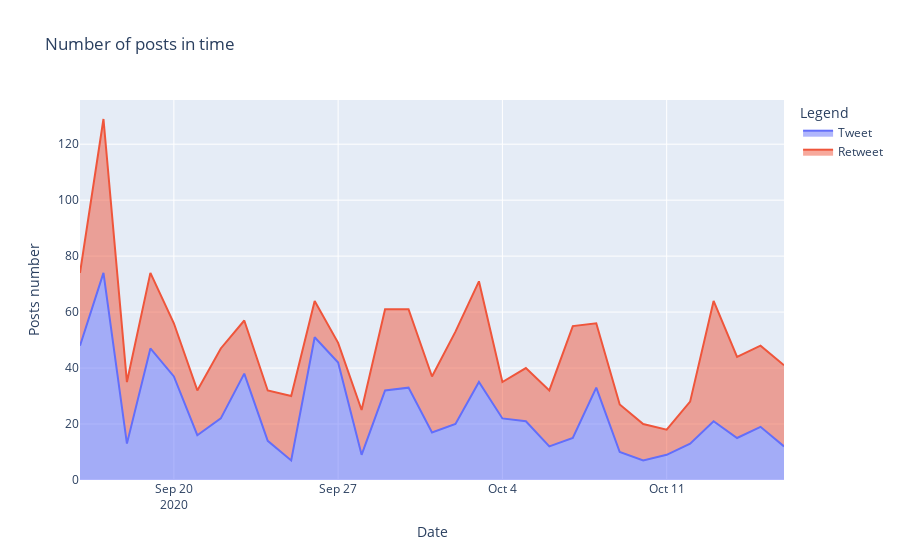

Here is the notebook cell this chart was saved with:
### Markdown cell above
### Number of tweets and retweets in time

### Code cell
data = df[['id', 'date', 'retweet']].groupby(['retweet', 'date']).count().reset_index(inplace=False)
data['retweet'] = data['retweet'].map({
    True: 'Retweet',
    False: 'Tweet'
})
fig = px.area(data, x='date', y="id", color='retweet',
    title='Number of posts in time',
    labels={
        'id': 'Posts number',
        'date': 'Date',
        'retweet': 'Legend'
    })
fig.show()
fig.write_html('./html/posts_num.html')

### Figure 1 — Plotly figure (JSON) as saved in the notebook; plotly's stock layout.template omitted (floating-point values rounded to 4 significant figures)
{"data": [{"hovertemplate": "Legend=Tweet<br>Date=%{x}<br>Posts number=%{y}<extra></extra>", "legendgroup": "Tweet", "line": {"color": "#636efa"}, "mode": "lines", "name": "Tweet", "orientation": "v", "showlegend": true, "stackgroup": "1", "type": "scatter", "x": ["2020-09-16", "2020-09-17", "2020-09-18", "2020-09-19", "2020-09-20", "2020-09-21", "2020-09-22", "2020-09-23", "2020-09-24", "2020-09-25", "2020-09-26", "2020-09-27", "2020-09-28", "2020-09-29", "2020-09-30", "2020-10-01", "2020-10-02", "2020-10-03", "2020-10-04", "2020-10-05", "2020-10-06", "2020-10-07", "2020-10-08", "2020-10-09", "2020-10-10", "2020-10-11", "2020-10-12", "2020-10-13", "2020-10-14", "2020-10-15", "2020-10-16"], "xaxis": "x", "y": [48, 74, 13, 47, 37, 16, 22, 38, 14, 7, 51, 42, 9, 32, 33, 17, 20, 35, 22, 21, 12, 15, 33, 10, 7, 9, 13, 21, 15, 19, 12], "yaxis": "y"}, {"hovertemplate": "Legend=Retweet<br>Date=%{x}<br>Posts number=%{y}<extra></extra>", "legendgroup": "Retweet", "line": {"color": "#EF553B"}, "mode": "lines", "name": "Retweet", "orientation": "v", "showlegend": true, "stackgroup": "1", "type": "scatter", "x": ["2020-09-16", "2020-09-17", "2020-09-18", "2020-09-19", "2020-09-20", "2020-09-21", "2020-09-22", "2020-09-23", "2020-09-24", "2020-09-25", "2020-09-26", "2020-09-27", "2020-09-28", "2020-09-29", "2020-09-30", "2020-10-01", "2020-10-02", "2020-10-03", "2020-10-04", "2020-10-05", "2020-10-06", "2020-10-07", "2020-10-08", "2020-10-09", "2020-10-10", "2020-10-11", "2020-10-12", "2020-10-13", "2020-10-14", "2020-10-15", "2020-10-16"], "xaxis": "x", "y": [26, 55, 22, 27, 19, 16, 25, 19, 18, 23, 13, 7, 16, 29, 28, 20, 33, 36, 13, 19, 20, 40, 23, 17, 13, 9, 15, 43, 29, 29, 29], "yaxis": "y"}], "layout": {"legend": {"title": {"text": "Legend"}, "tracegroupgap": 0}, "title": {"text": "Number of posts in time"}, "xaxis": {"anchor": "y", "domain": [0, 1], "title": {"text": "Date"}}, "yaxis": {"anchor": "x", "domain": [0, 1], "title": {"text": "Posts number"}}}}
